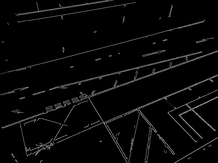
#> input picture images/maskout.bmp, 218 x 163 px, shrunk from 816 x 612 before the run, found by its file name
$ python GeneralHough.py   (Python 2 division)   (older library calls are emulated)
#> lines starting #> are read from the running program, lines starting #| are printed output that depends on the picture
'''
Created on May 19, 2013

@author: vinnie
'''

import os
import numpy as np
import matplotlib.pyplot as plt
from collections import defaultdict
from scipy.misc import imread
from skimage.feature import canny
from scipy.ndimage.filters import sobel

# Good for the b/w test images used
MIN_CANNY_THRESHOLD = 10
MAX_CANNY_THRESHOLD = 50

def gradient_orientation(image):
    '''
    Calculate the gradient orientation for edge point in the image
    '''
    dx = sobel(image, axis=0, mode='constant')
    dy = sobel(image, axis=1, mode='constant')
    gradient = np.arctan2(dy,dx) * 180 / np.pi

    return gradient

def build_r_table(image, origin):
    '''
    Build the R-table from the given shape image and a reference point
    '''
    edges = canny(image, low_threshold=MIN_CANNY_THRESHOLD,
                  high_threshold=MAX_CANNY_THRESHOLD)
    gradient = gradient_orientation(edges)

    r_table = defaultdict(list)
    for (i,j),value in np.ndenumerate(edges):
        if value:
            r_table[gradient[i,j]].append((origin[0]-i, origin[1]-j))

    return r_table

def accumulate_gradients(r_table, grayImage):
    '''
    Perform a General Hough Transform with the given image and R-table
    '''
    edges = canny(grayImage, low_threshold=MIN_CANNY_THRESHOLD,
                  high_threshold=MAX_CANNY_THRESHOLD)
    gradient = gradient_orientation(edges)

    accumulator = np.zeros(grayImage.shape)
    for (i,j),value in np.ndenumerate(edges):
        if value:
            for r in r_table[gradient[i,j]]:
                accum_i, accum_j = i+r[0], j+r[1]
                if accum_i < accumulator.shape[0] and accum_j < accumulator.shape[1]:
                    accumulator[accum_i, accum_j] += 1

    return accumulator

def general_hough_closure(reference_image):
    '''
    Generator function to create a closure with the reference image and origin
    at the center of the reference image

    Returns a function f, which takes a query image and returns the accumulator
    '''
    referencePoint = (reference_image.shape[0]/2, reference_image.shape[1]/2)
    r_table = build_r_table(reference_image, referencePoint)

    def f(query_image):
        return accumulate_gradients(r_table, query_image)

    return f

def n_max(a, n):
    '''
    Return the N max elements and indices in a
    '''
    indices = a.ravel().argsort()[-n:]
    indices = (np.unravel_index(i, a.shape) for i in indices)
    return [(a[i], i) for i in indices]

def test_general_hough(gh, reference_image, query):
    '''
    Uses a GH closure to detect shapes in an image and create nice output
    '''
    query_image = imread(query, flatten=True)
    accumulator = gh(query_image)

    plt.clf()
    plt.gray()

    fig = plt.figure()
    fig.add_subplot(2,2,1)
    plt.title('Reference image')
    plt.imshow(reference_image)

    fig.add_subplot(2,2,2)
    plt.title('Query image')
    plt.imshow(query_image)

    fig.add_subplot(2,2,3)
    plt.title('Accumulator')
    plt.imshow(accumulator)

    fig.add_subplot(2,2,4)
    plt.title('Detection')
    plt.imshow(query_image)

    # top 5 results in red
    m = n_max(accumulator, 5)
    y_points = [pt[1][0] for pt in m]
    x_points = [pt[1][1] for pt in m]
    plt.scatter(x_points, y_points, marker='o', color='r')

    # top result in yellow
    i,j = np.unravel_index(accumulator.argmax(), accumulator.shape)
    plt.scatter([j], [i], marker='x', color='y')
    print("max voting is: ", accumulator.argmax())

    d,f = os.path.split(query)[0], os.path.splitext(os.path.split(query)[1])[0]
    plt.savefig(os.path.join(d, f + '_output.png'))

    return

def test():
    # reference_image = imread("../images/s.png", flatten=True)
    # detect_s = general_hough_closure(reference_image)
    # test_general_hough(detect_s, reference_image, "../images/s_test.png")

    reference_image = imread("../images/maskout.bmp", flatten=True)
#> reference_image: shape (163, 218) float32; min 0, max 158, mean 7.9
    detect_s = general_hough_closure(reference_image)
#> in build_r_table, `edges = canny(image, low_threshold=MIN_CANNY_THRESHOLD, high_threshold..`:
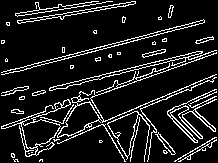
#> edges: shape (163, 218) bool; 11.7% white in thin lines or dots
#> in gradient_orientation, `dx = sobel(image, axis=0, mode='constant')`: dx: shape (163, 218) bool; 28.5% white in thin lines or dots
#> in gradient_orientation, `dy = sobel(image, axis=1, mode='constant')`: dy: shape (163, 218) bool; 25.4% white in thin lines or dots
#> in gradient_orientation, `gradient = np.arctan2(dy,dx) * 180 / np.pi`:
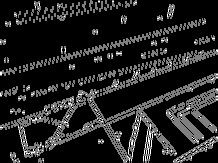
#> gradient: shape (163, 218) float16; min 0, max 90, mean 12.2; drawn with min black and max white
#> in general_hough_closure, `r_table = build_r_table(reference_image, referencePoint)`: r_table = 3 items
    test_general_hough(detect_s, reference_image, "../images/maskout2.bmp")
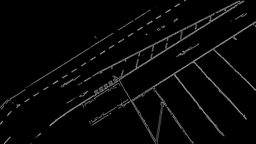
#> input picture images/maskout2.bmp, 256 x 144 px, shrunk from 960 x 540 before the run, found by its file name
#> in accumulate_gradients, `edges = canny(grayImage, low_threshold=MIN_CANNY_THRESHOLD, high_thres..`: edges: shape (144, 256) bool; 9.6% white in thin lines or dots
#> in gradient_orientation (call 2), `dx = sobel(image, axis=0, mode='constant')`: dx: shape (144, 256) bool; 23.1% white in thin lines or dots
#> in gradient_orientation (call 2), `dy = sobel(image, axis=1, mode='constant')`:
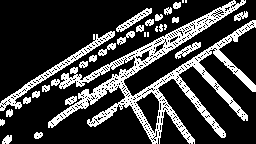
#> dy: shape (144, 256) bool; 23.6% white in thin lines or dots
#> in gradient_orientation (call 2), `gradient = np.arctan2(dy,dx) * 180 / np.pi`:
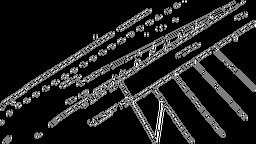
#> gradient: shape (144, 256) float16; min 0, max 90, mean 11.7; drawn with min black and max white
#> after the loop in accumulate_gradients, `for (i,j),value in np.ndenumerate(edges):`:
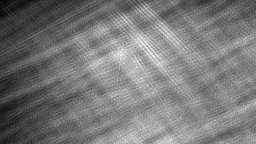
#> accumulator: shape (144, 256) float64; min 22, max 341, mean 173.4; drawn with min black and max white
#> in n_max, `indices = a.ravel().argsort()[-n:]`: indices = [13715, 13205, 12948, 14489, 14201]
#> in test_general_hough, `m = n_max(accumulator, 5)`: m = [(326, (53, 147)), (336, (51, 149)), (337, (50, 148)), (338, (56, 153)), (341, (55, 121))]
#> in test_general_hough, `y_points = [pt[1][0] for pt in m]`: y_points = [53, 51, 50, 56, 55]
#> in test_general_hough, `x_points = [pt[1][1] for pt in m]`: x_points = [147, 149, 148, 153, 121]
#> in test_general_hough, `i,j = np.unravel_index(accumulator.argmax(), accumulator.shape)`: i = 55; j = 121
#| max voting is:  14201
#> in test_general_hough, `plt.savefig(os.path.join(d, f + '_output.png'))`:
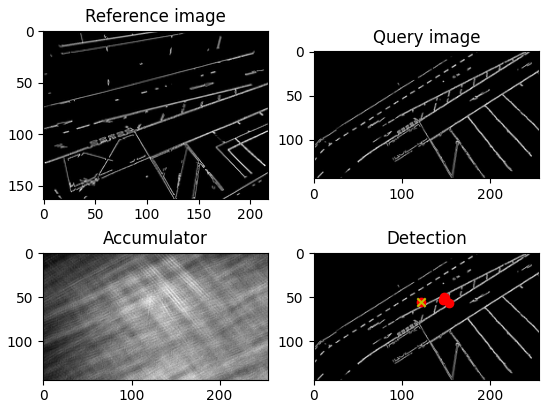
#> figure drawn by matplotlib, 4 panels

    # [8 lines of commented-out code are left out]

if __name__ == '__main__':
    test()
